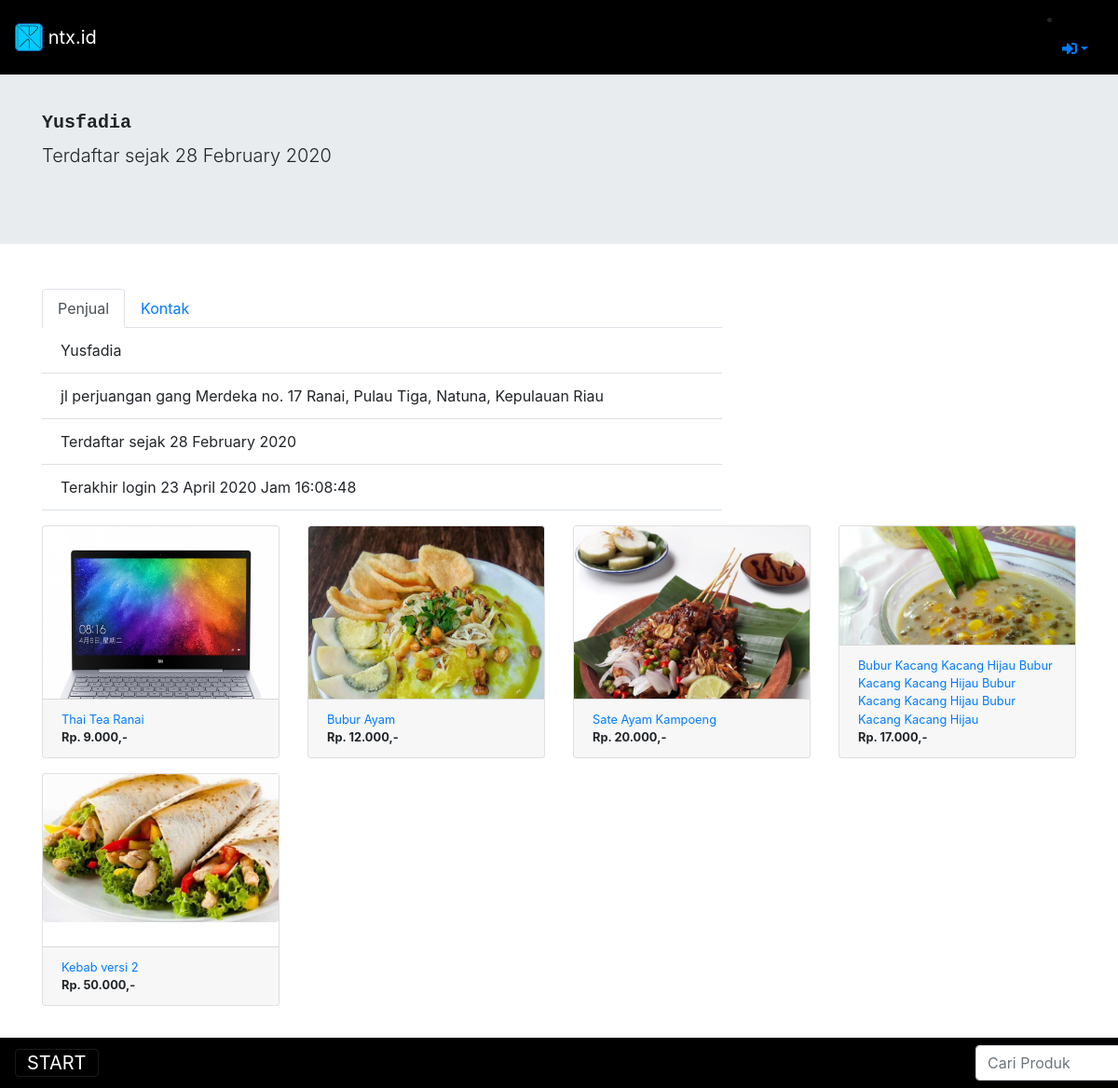
Page /product/seller/4 on the committed database.
### tables this page shows
CREATE TABLE `company` (
  `id` int(11) NOT NULL,
  `name` varchar(128) NOT NULL,
  `about1` varchar(1000) NOT NULL,
  `about2` varchar(1000) NOT NULL,
  `about3` varchar(1000) NOT NULL,
  `created` varchar(128) NOT NULL,
  `aboutme` varchar(2000) NOT NULL,
  `email` varchar(50) NOT NULL
);

CREATE TABLE `user` (
  `user_id` int(11) NOT NULL,
  `name` varchar(128) NOT NULL,
  `email` varchar(128) NOT NULL,
  `phonenumber` bigint(11) NOT NULL,
  `whatsappnumber` bigint(11) NOT NULL,
  `prov_code` varchar(2) NOT NULL,
  `kot_code` varchar(2) NOT NULL,
  `kec_code` varchar(2) NOT NULL,
  `address` varchar(100) NOT NULL,
  `image` varchar(128) NOT NULL,
  `password` varchar(256) NOT NULL,
  `role_id` int(11) NOT NULL,
  `is_active` int(1) NOT NULL,
  `date_created` int(11) NOT NULL,
  `last_logged` int(11) NOT NULL
);

CREATE TABLE `location` (
  `id` int(11) NOT NULL,
  `prov_code` varchar(2) NOT NULL,
  `kot_code` varchar(2) NOT NULL,
  `kec_code` varchar(2) NOT NULL,
  `prov_name` varchar(100) NOT NULL,
  `kot_name` varchar(100) NOT NULL,
  `kec_name` varchar(100) NOT NULL
);

CREATE TABLE `product` (
  `product_id` int(11) NOT NULL,
  `user_id` int(11) NOT NULL,
  `cat_code` int(2) NOT NULL,
  `subcat_code` int(2) NOT NULL,
  `name` varchar(128) NOT NULL,
  `about` varchar(512) NOT NULL,
  `price` int(11) NOT NULL,
  `image1` varchar(128) NOT NULL,
  `image2` varchar(128) NOT NULL,
  `image3` varchar(128) NOT NULL,
  `image4` varchar(128) NOT NULL,
  `image5` varchar(128) NOT NULL,
  `date_created` int(11) NOT NULL,
  `last_edited` int(11) NOT NULL,
  `is_active` int(1) NOT NULL
);

### application/controllers/Product.php (called while the page is built, shortened)
<?php
class Product extends CI_Controller {
	public function __construct()
	{
		$this->load->model('product_model');
		$this->load->model('company_model');
	}
	public function seller($seller_id)
	{
		$data['company']= $this->company_model->getCompany();
		$data['user']= $this->db->get_where('user', ['email'=>$this->session->userdata('email')])->row_array();
		$data['category'] = $this->product_model->getCategory();
		$data['seller'] = $this->product_model->getSeller($seller_id);
		if ($data['seller']){
			$data['product']= $this->product_model->getProductBySellerId($seller_id);
			$data['location'] = $this->product_model->getLocation($data['seller']['prov_code'],$data['seller']['kot_code'],$data['seller']['kec_code']);
			$this->load->view('templates/header_public', $data);
			$this->load->view('product/seller', $data);
			$this->load->view('templates/footer_public', $data);
		}else{
			$this->load->view('templates/header_public', $data);
			$this->load->view('product/pagenotfound', $data);
			$this->load->view('templates/footer_public', $data);
		}
	}
}

### index.php (called while the page is built, shortened)
<?php
require_once BASEPATH.'core/CodeIgniter.php';

### application/models/Company_model.php (called while the page is built, shortened)
<?php
class company_model extends CI_model{
	public function getCompany()
	{
		return $this->db->get('company')->row_array();
	}
}
?>

### application/models/Product_model.php (called while the page is built, shortened)
<?php
class product_model extends CI_model{
	public function getCategory()
	{
		$this->db->distinct();
		$this->db->select('cat_code');
		return $this->db->get('category')->result_array();
	}
	public function getProductBySellerId($seller_id)
	{
		$this->db->where('user_id', $seller_id);
		return $this->db->get('product')->result_array();
	}
	public function getSeller($user_id)
	{
		$this->db->where('user_id', $user_id);
		return $this->db->get('user')->row_array();
	}
	public function getLocation($prov_code,$kot_code,$kec_code)
	{
		$this->db->where('kec_code', $kec_code);
		$this->db->where('kot_code', $kot_code);
		$this->db->where('prov_code', $prov_code);
		return $this->db->get('location')->row_array();
	}
}
?>

### application/views/templates/footer_public.php (the view, shortened to what this page needs)
<br><br><br>
<div class="pos-f-t  fixed-bottom">
  <nav class="navbar navbar-dark" style="background:#000">
    <button class="navbar-toggler text-white" type="button" data-toggle="collapse" data-target="#navbarToggleExternalContent" aria-controls="navbarToggleExternalContent" aria-expanded="false" aria-label="Toggle navigation">
      START
    </button>
    <form class="form-inline" action="<?= base_url('search/home');?>" method="post" style="width:137px">
    <input class="form-control mr-sm-2" id="searchProduct" type="search" placeholder="Cari Produk" aria-label="Search" id="keyword" name="keyword">
  </form>
  </nav>
</div>
</body>
</html>

### application/views/templates/header_public.php (shortened to what this page needs)
<!DOCTYPE html>
<html lang="en">
<head>
  <link href="<?= base_url('assets/') ;?>vendor/fontawesome-free/css/all.min.css" rel="stylesheet" type="text/css">
  <link href="<?= base_url('assets/vendor/bootstrap/css/bootstrap.min.css');?>" rel="stylesheet">
  <link href="<?= base_url('assets/css/shop-homepage.css'); ?>" rel="stylesheet">
</head>
<body class="">
<nav class="navbar navbar-dark fixed-top" style="background:#000">
  <a class="navbar-brand" href="<?= base_url();?>">
    <img src="<?= base_url('assets/img/brand.png');?>" width="30" height="30" class="d-inline-block align-top" alt="">
    <?= $company['name'];?>
  </a>
<?php if ($user) : ?>
  <li class="nav-item dropdown">
    <a class="nav-link dropdown-toggle" data-toggle="dropdown" href="#" role="button" aria-haspopup="true" aria-expanded="false">
    <i class="far fa-user-circle"></i></a>
    <div class="dropdown-menu dropdown-menu-right">
      <?php if ($user['role_id']==1) : ?>
        <a class="dropdown-item" href="<?= base_url('admin');?>">Dasboard</a>
      <?php else : ?>
        <a class="dropdown-item" href="<?= base_url('user');?>">Pengaturan</a>
        <a class="dropdown-item" href="<?= base_url('myproduct');?>">Produk Saya</a>
      <?php endif ;?>
      <div class="dropdown-divider"></div>
      <a class="dropdown-item" href="<?= base_url('auth/logout');?>" data-toggle="modal" data-target="#logoutModal">Logout</a>
    </div>
  </li>
<?php else : ?>
    <li class="nav-item dropdown">
    <a class="nav-link dropdown-toggle" data-toggle="dropdown" href="#" role="button" aria-haspopup="true" aria-expanded="false">
    <i class="fas fa-sign-in-alt"></i></a>
  </li>
<?php endif ;?>
</nav>

### application/views/product/seller.php (shortened to what this page needs)
  <div class="jumbotron jumbotron-fluid">
  <div class="container">
    <h5 class="text-monospace font-weight-bold"><?= $seller['name'];?></h5>
    <p class="lead">Terdaftar sejak <?= date('d F Y', $seller['date_created']) ; ?></p>
  </div>
</div>
    <div class="container">
      <div class="row mt-5">
      <div class="col-lg-8">
        <nav>
          <div class="nav nav-tabs" id="nav-tab" role="tablist">
            <a class="nav-item nav-link active" id="nav-home-tab" data-toggle="tab" href="#nav-home" role="tab" aria-controls="nav-home" aria-selected="true">Penjual</a>
            <a class="nav-item nav-link" id="nav-profile-tab" data-toggle="tab" href="#nav-profile" role="tab" aria-controls="nav-profile" aria-selected="false">Kontak</a>
          </div>
        </nav>
        <div class="tab-content" id="nav-tabContent">
          <div class="tab-pane fade show active" id="nav-home" role="tabpanel" aria-labelledby="nav-home-tab">
             <ul class="list-group list-group-flush border-bottom">
              <li class="list-group-item"><?= $seller['name'];?></li>
              <li class="list-group-item"><?= $seller['address'];?>, <?= $location['kec_name'];?>, <?= $location['kot_name'];?>, <?= $location['prov_name'];?></li>
              <li class="list-group-item">Terdaftar sejak <?= date('d F Y', $seller['date_created']) ; ?></li>
              <li class="list-group-item">Terakhir login <?= date('d F Y', $seller['last_logged']) ; ?> Jam <?= date('H:i:s', $seller['last_logged']) ; ?></li>
            </ul>
            </div>
        </div>
      </div>
    </div>
  </div>
  <div class="container mt-3">
    <div class="row">
        <?php foreach ($product as $pr) : ?>
          <div class="col-xl-3 col-lg-4 col-md-6 col-sm-6 col-xs-12">
          <div class="card mb-3" style="height:250px">
          <div class="row no-gutters" style="overflow:hidden">
            <div class="col-xs-12" style="height:230px ; padding:0 ; text-align:center; " >
              <a href="<?= base_url('product/detail/').$pr['product_id'] ;?>" class="text-decoration-none">
              <img src="<?= base_url('assets/img/product/').$pr['image1'];?>" class="card-img">
            </a>
            </div>
          </div class="text-justify">
              <small class="card-footer"> <a href="<?= base_url('product/detail/').$pr['product_id'] ;?>" class="text-decoration-none"><?= $pr['name'] ?></a> <br><strong> Rp. <?= number_format($pr['price'], 0, ",", "."); ?>,- </strong></small>
          </div>
          </div>
        <?php endforeach ;?>
    </div>
  </div>

### assets/css/shop-homepage.css (style rules this page uses)
body { padding-top: 56px; }

### rows in the picture
company: name "ntx.id"
user: name "Yusfadia", date_created "28 February 2020", address "jl perjuangan gang Merdeka no. 17 Ranai", last_logged "23 April 2020", last_logged "16:08:48"
location: kec_name "Pulau Tiga", kot_name "Natuna", prov_name "Kepulauan Riau"
product: image1 (picture), name "Thai Tea Ranai", price "9.000"
product: image1 (picture), name "Bubur Ayam", price "12.000"
product: image1 (picture), name "Sate Ayam Kampoeng", price "20.000"
product: image1 (picture), name "Bubur Kacang Kacang Hijau Bubur Kacang Kacang Hijau Bubur Kacang Kacang Hijau Bubur Kacang Kacang Hijau", price "17.000"
product: image1 (picture), name "Kebab versi 2", price "50.000"
